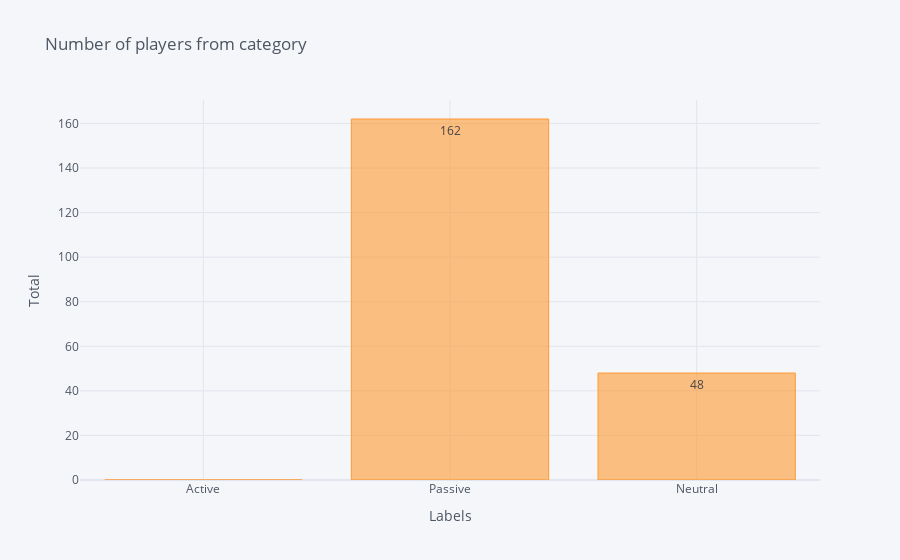

Notebook cell for this chart:
### Markdown cell above
Thể hiện số lượng loại lối chơi của cầu thủ vị trí hậu vệ lên biểu đồ:

### Code cell
df_dfe_category = pd.DataFrame([active.shape[0], passive.shape[0], neutral.shape[0]], 
                            columns=['count'], index=['Active', 'Passive', 'Neutral'])

df_dfe_category.iplot(kind='bar', y='count',title='Number of players from category'
                   ,xTitle='Labels',yTitle='Total', text='count', textposition='auto')

### Figure 1 — Plotly figure (JSON) as saved in the notebook; plotly's stock layout.template omitted (floating-point values rounded to 4 significant figures)
{"data": [{"marker": {"color": "rgba(255, 153, 51, 0.6)", "line": {"color": "rgba(255, 153, 51, 1.0)", "width": 1}}, "name": "count", "orientation": "v", "text": [0, 162, 48], "type": "bar", "x": ["Active", "Passive", "Neutral"], "y": [0, 162, 48]}], "layout": {"legend": {"bgcolor": "#F5F6F9", "font": {"color": "#4D5663"}}, "paper_bgcolor": "#F5F6F9", "plot_bgcolor": "#F5F6F9", "title": {"font": {"color": "#4D5663"}, "text": "Number of players from category"}, "xaxis": {"gridcolor": "#E1E5ED", "showgrid": true, "tickfont": {"color": "#4D5663"}, "title": {"font": {"color": "#4D5663"}, "text": "Labels"}, "zerolinecolor": "#E1E5ED"}, "yaxis": {"gridcolor": "#E1E5ED", "showgrid": true, "tickfont": {"color": "#4D5663"}, "title": {"font": {"color": "#4D5663"}, "text": "Total"}, "zerolinecolor": "#E1E5ED"}}}
